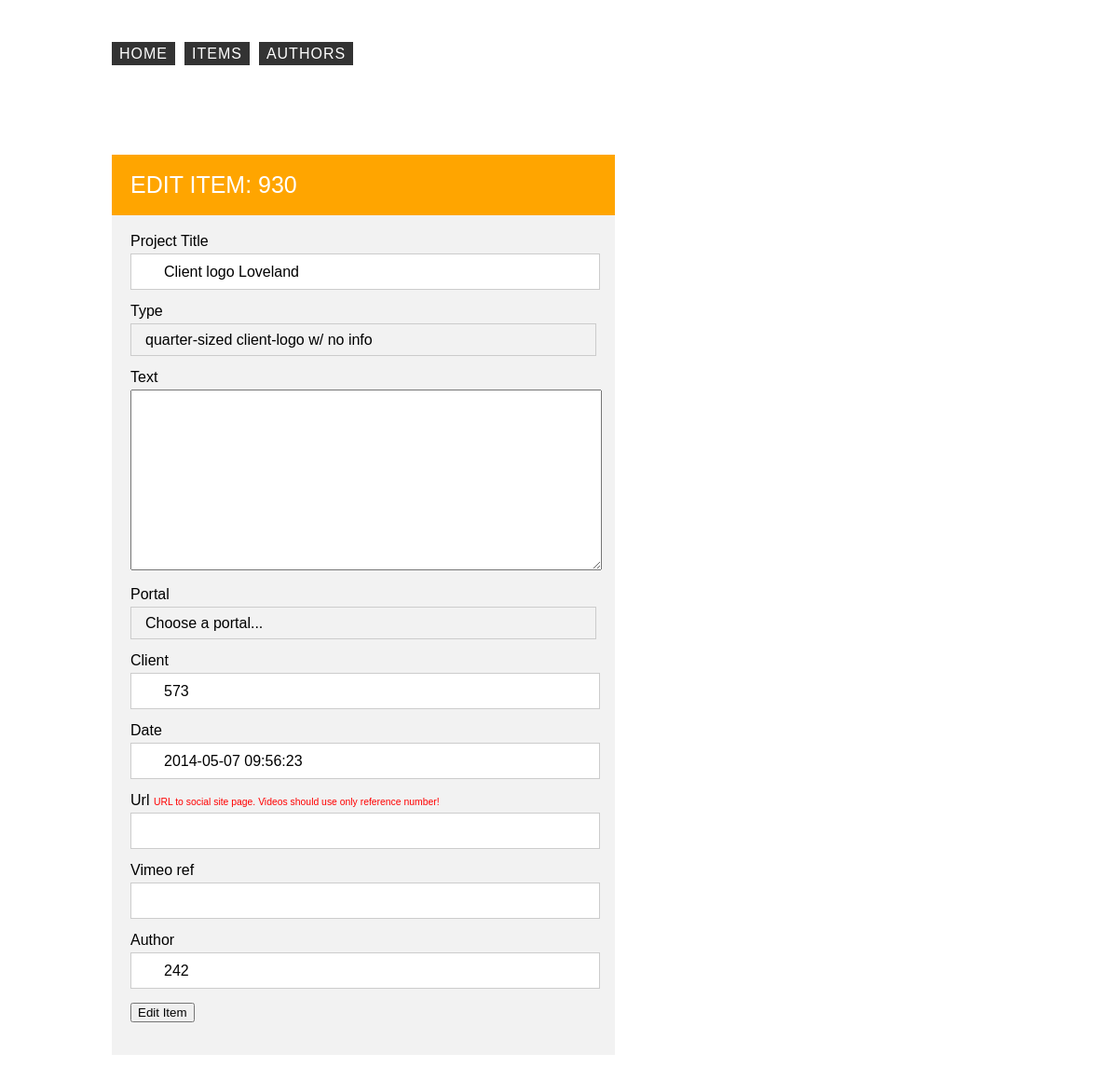
/admin/itemeditor.php?id=930, run on the app's committed database.
### tables this page shows
CREATE TABLE `items` (
  `id` int(11) NOT NULL AUTO_INCREMENT,
  `type` char(1) DEFAULT NULL,
  `comment` varchar(100) DEFAULT NULL,
  `date` datetime DEFAULT NULL,
  `customer` int(11) DEFAULT NULL,
  `title` varchar(100) DEFAULT NULL,
  `text` text,
  `author` int(11) DEFAULT NULL,
  `url` varchar(100) DEFAULT NULL,
  `portal` varchar(10) DEFAULT NULL,
  `ref` varchar(100) DEFAULT NULL,
  PRIMARY KEY (`id`),
  KEY `customer` (`customer`),
  KEY `author` (`author`),
  KEY `type` (`type`),
  CONSTRAINT `items_ibfk_1` FOREIGN KEY (`customer`) REFERENCES `customers` (`id`),
  CONSTRAINT `items_ibfk_2` FOREIGN KEY (`author`) REFERENCES `authors` (`id`),
  CONSTRAINT `items_ibfk_3` FOREIGN KEY (`type`) REFERENCES `types` (`type`)
);

### admin/inc/edititem_db.php (called while the page is built, shortened)
<?php
$getid = (int) isset($_GET['id']) ? $_GET['id'] : '';
$selectItems = mysql_query("SELECT * FROM items WHERE id=" . $getid);
$item = mysql_fetch_array($selectItems);
?>

### admin/itemeditor.php (the view, shortened to what this page needs)
<?php
include 'inc/edititem_db.php';
include 'inc/header.php';
include 'inc/nav.php';
?>
	<section class="container clearhack" >
		<header class="formheader">
			<h1>Edit Item: <?php echo $getid ?></h1>
		</header>
		<article>
		<form name="postprojects" action="<?php echo "itemeditor.php?id=". $item['id'] ?>" method="POST" enctype="multipart/form-data">
			<div class="inputblock">
				<label>Project Title</label>
				<input type="text" name="title" value="<?php echo $item['title'] ?>">
			</div>
			<div class="inputblock">
				<label>Type</label>
				<select name="type">
					<?php
					$resultType =  mysql_query("SELECT type, name FROM types");
						while($row = mysql_fetch_assoc( $resultType )) {
							$select = '';
							if( $item['type'] === $row['type']){
								$select = 'selected';
							}
	        				echo '<option value="'.$row['type'].'" '.$select.' >' . $row['name'] . '</option>' . "\n";
						}
					?>
				</select>
			</div>
			<div class="inputblock">
				<label>Text</label>
				<textarea name="textarea"  rows="10" cols="50"><?php echo $item['text'] ?></textarea>
			</div>
			<div class="inputblock portal clearhack">
				<label>Portal</label>
				<select name="portal">
					<option>Choose a portal...</option>
				</select>
			</div>
			<div class="inputblock">
				<label>Client</label>
				<input type="text" id="customer" name="customer" value="<?php echo $item['customer'] ?>">
			</div>
			<div class="inputblock">
				<label>Date</label>
				<input type="text" name="date" value="<?php echo $item['date'] ?>">
			</div>
			<div class="inputblock">
				<label>Url <span>URL to social site page. Videos should use only reference number!</span></label>
				<input type="text" name="url" value="<?php echo $item['url'] ?>">
			</div>
			<div class="inputblock">
				<label>Vimeo ref</label>
				<input type="text" name="ref" value="<?php echo $item['ref'] ?>">
			</div>
			<div class="inputblock">
				<label>Author</label>
				<input type="text" id="author" name="author" value="<?php echo $item['author'] ?>">
			</div>
			<div class="inputblock">
				<button type="submit" name="post_submit">Edit Item</button>
			</div>
		</form>
		</article>
	</section>
<?php
include 'inc/footer.php';
?>

### admin/css/style.css (style rules this page uses)
html, body { margin: 0; padding: 0; }
label span { font-size:0.65em; color:red; }
body { font-family: sans-serif; font-size: 16px; }
section { padding: 50px 0; }
article, .formheader { background: #f2f2f2; width: 500px; float: left; margin-right: 60px; padding: 20px; }
form { width: 100%; }
.container { margin: 0 auto; width: 960px; }
.clearhack { zoom: 1; }
.clearhack:before, .clearhack:after { content: ""; display: table; }
.clearhack:after { clear: both; }
.inputblock { margin-bottom: 15px; }
label { display: block; margin-bottom: 5px; }
.portal label { float: left; margin-right: 5px; }
form input { border: 1px solid #ccc; }
form input[type=text] { width: 93%; height: 35px; font-size: 1em; padding-left: 7%; }
form textarea { width: 100%; font-size: 1em; padding-top: 10px; }
select { background: transparent; width: 100%; padding-left: 15px; font-size: 1em; line-height: 1; border: 1px solid #ccc; border-radius: 0; height: 35px; -webkit-appearance: none; }
.formheader h1 { font-size: 25px; color: #fff; text-transform: uppercase; }
.formheader { background: orange; }

### data on the page
items: title "Client logo Loveland", customer "573", date "2014-05-07 09:56:23", author "242"

### other printed values
$getid "930"
form field type "quarter-sized client-logo w/ no info"
